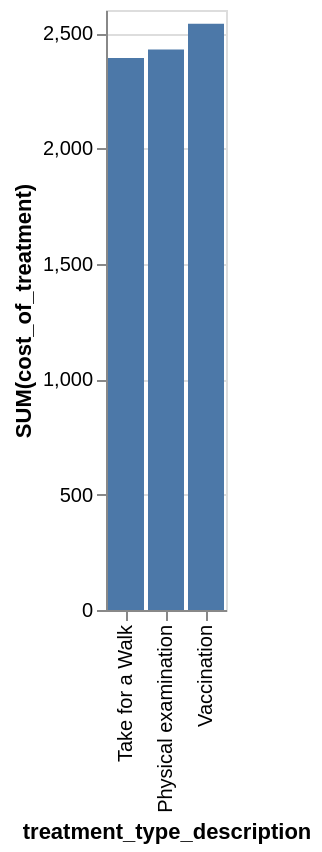

The specification (Vega-Lite) saved for this image:
### Vega-Lite specification from a JSON file in a GitHub repository (floating-point values rounded to 4 significant figures)
{"data": {"values": [{"x_data": "Take for a Walk", "y_data": 2392}, {"x_data": "Physical examination", "y_data": 2429}, {"x_data": "Vaccination", "y_data": 2540}]}, "mark": "bar", "encoding": {"x": {"field": "x_data", "type": "nominal", "title": "treatment_type_description", "sort": {"op": "sum", "field": "y_data", "order": "ascending"}}, "y": {"field": "y_data", "type": "quantitative", "title": "SUM(cost_of_treatment)"}}}
